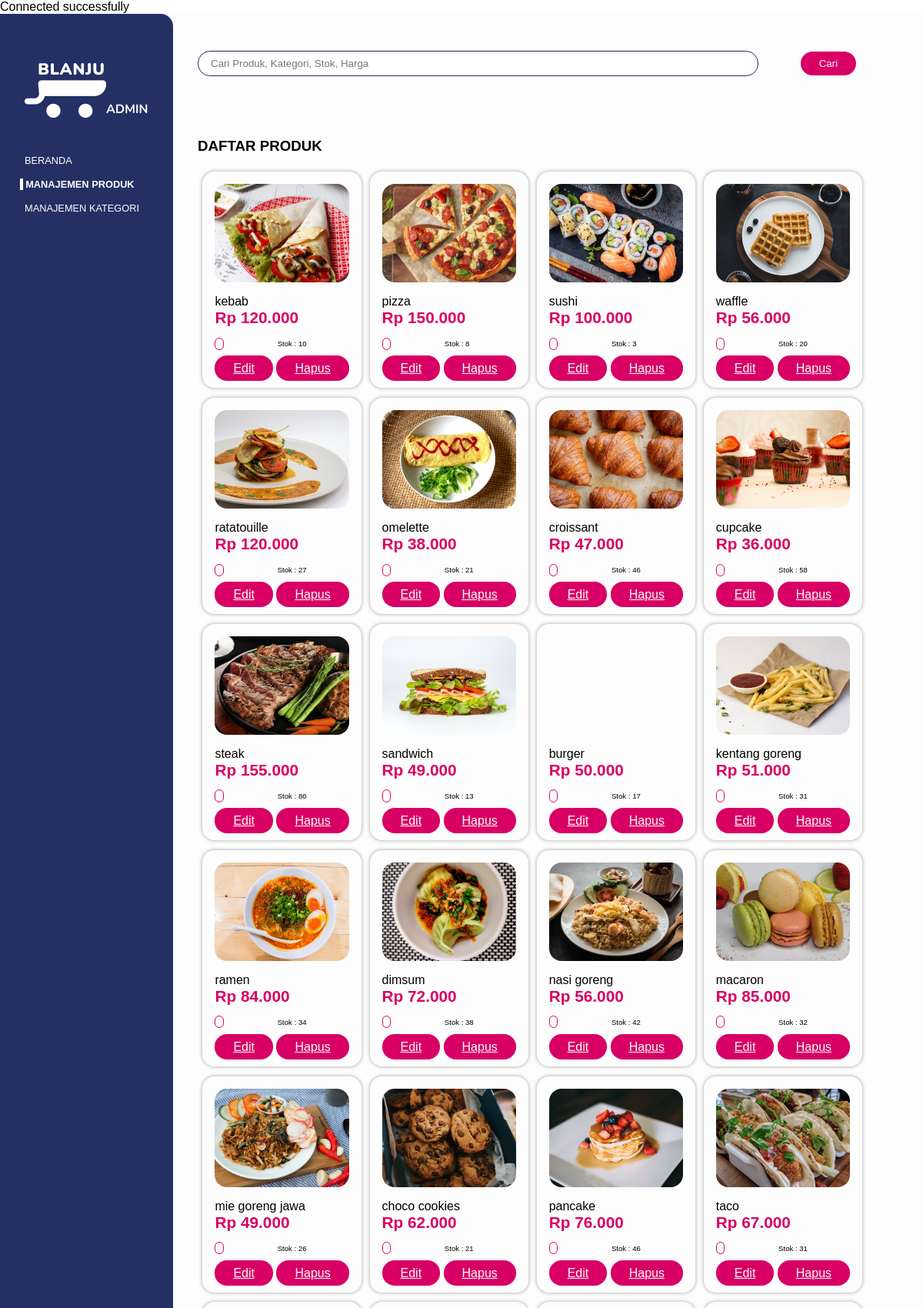
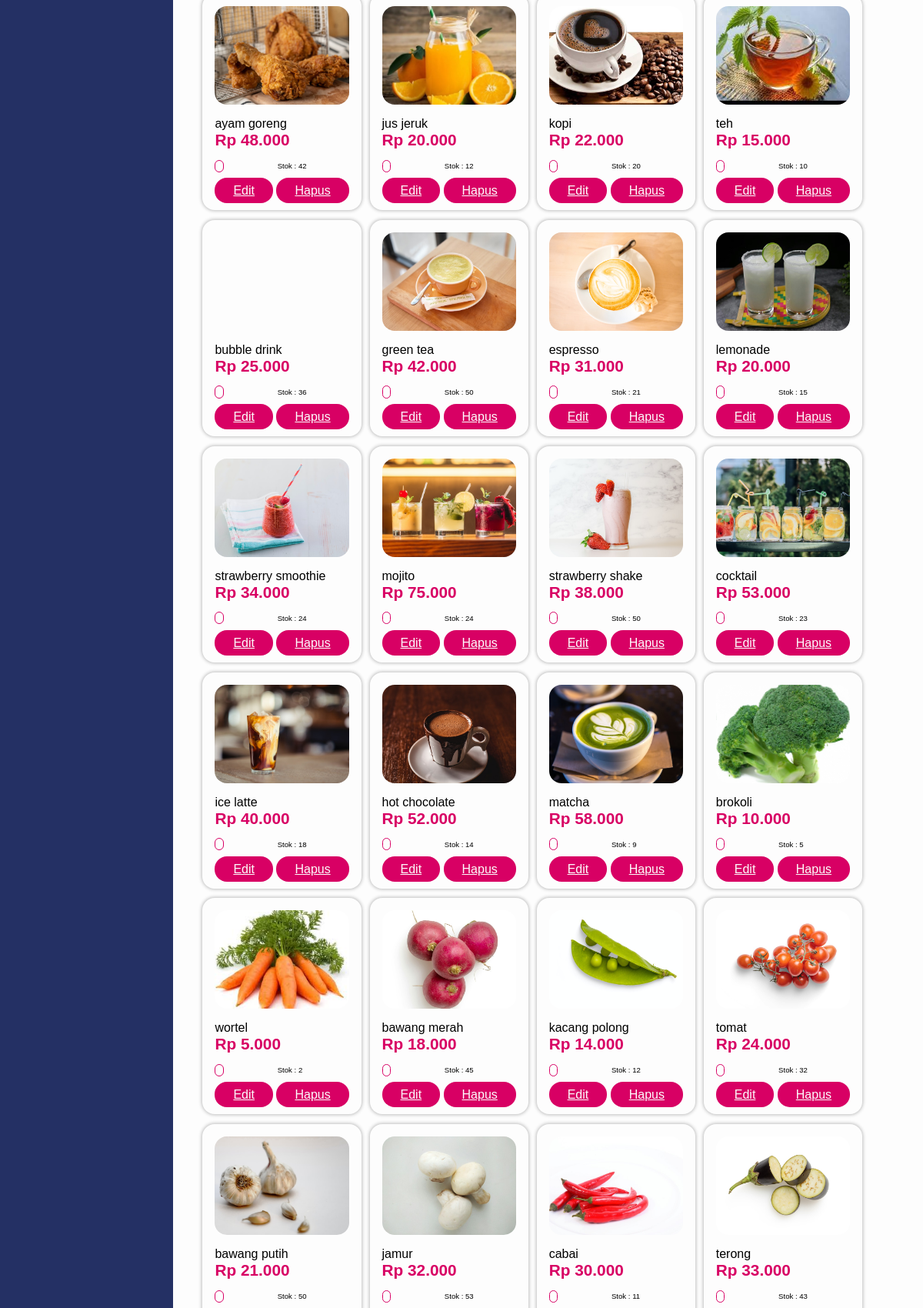
Screenshot of /modul-5-praktikan/app/admin/manajemen_produk.php (upper part) with the database file from the repository (2 pictures, top to bottom).
### tables this page shows
CREATE TABLE `products` (
  `kodeProduk` int(11) NOT NULL,
  `kodeKategori` int(11) NOT NULL,
  `namaProduk` varchar(100) NOT NULL,
  `gambarProduk` varchar(255) NOT NULL,
  `hargaProduk` int(11) NOT NULL,
  `stokProduk` int(11) NOT NULL,
  `created_at` timestamp NOT NULL DEFAULT current_timestamp() ON UPDATE current_timestamp(),
  `updated_at` timestamp NULL DEFAULT NULL
);

### modul-5-praktikan/app/database.php (called while the page is built, shortened)
<?php
function getAllDataProductsWithDetails()
{
    return mysqli_query(DB,"SELECT * FROM products JOIN categories ON categories.kodeKategori = products.kodeKategori")->fetch_all(MYSQLI_ASSOC);
}
?>

### modul-5-praktikan/app/admin/manajemen_produk.php (the view, shortened to what this page needs)
<?php require_once("templates/header.php"); ?>
<?php
    $products = getAllDataProductsWithDetails();
?>
    <section id="content-header">
        <form action="" method="post">
            <div class="content-header-container">
                <div class="input-form">
                    <input type="text" placeholder="Cari Produk, Kategori, Stok, Harga">
                </div>
                <div class="input-button">
                    <button type="submit" class="primary-btn">Cari</button>
                </div>
            </div>
        </form>
    </section>
    <section id="content-main">
        <div class="content-main-container">
            <h1>DAFTAR PRODUK</h1>
            <div class="list-products">
                <?php foreach ($products as $product) : ?>
                <div class="card-product">
                    <div class="card-product-container">
                        <div class="card-product-image" style="background-image:url(<?= BASEURL ?>/assets/images/products/<?=$product["gambarProduk"]?>);
                        background-size:cover;background-position:center;">
                        </div>
                        <div class="card-product-title">
                            <?=$product["namaProduk"]?>
                        </div>
                        <div class="card-product-price">
                            <?= "Rp " . number_format($product["hargaProduk"], 0, ',', '.');?>
                        </div>
                        <div class="card-product-info">
                            <span class="card-product-category"><?=$product["namaKatagori"]?></span>
                            <span class="card-product-stock">Stok : <?=$product["stokProduk"]?></span>
                        </div>
                        <br>
                        <div>
                            <a href="edit_produk.php?pro=<?= $product["kodeProduk"]?>" class="primary-btn">Edit</a>
                            <a href="hapus_data_produk.php?pro=<?= $product["kodeProduk"]?>" class="primary-btn">Hapus</a>
                        </div>
                    </div>
                </div>
                <?php endforeach; ?>
            </div>
        </div>
    </section>
<?php require_once("templates/footer.php"); ?>

### modul-5-praktikan/assets/css/base.css (style rules this page uses)
* { margin:0 auto; font-family: sans-serif; }
.primary-btn { background-color: #D80064; color: #FDFDFD; padding:0.5rem 1.5rem; outline: none; border-radius: 1rem; border: none; }
.input-form { margin:1rem 0; }
.input-form input { border: #243064 solid 1px; padding:0.5rem 1rem; border-radius: 1rem; box-sizing: border-box; }
.card-product { display: inline-block; box-shadow: 0px 0px 4px 1px rgba(0, 0, 0, 0.25); border-radius: 1rem; min-width:17vw; }
.card-product-container { padding: 1rem; }
.card-product-image { width: 100%; height:8rem; border-radius: 1rem; }
.card-product-title { margin-top:1rem; font-size: 1rem; }
.card-product-price { font-size: 1.3rem; font-weight: bold; color: #D80064; }
.card-product-info { display: flexbox; margin-top:1rem; justify-content: space-between; align-items: center; }
.card-product-category { margin-right:40%; font-size: 0.6rem; border-radius: 1rem; border: #D80064 1px solid; color:#D80064; padding:0.1rem 0.3rem; }
.card-product-stock { font-size: 0.6rem; }

### modul-5-praktikan/assets/css/admin.css (style rules this page uses)
#content-header { margin-bottom: 4rem; }
.content-header-container { display: flex; justify-content: space-between; align-items: center; }
.content-header-container .input-form { width:80%; }
.content-header-container .input-form input { width:100%; }
#content-main { position: relative; }
.list-products { margin:1rem 0; }
.list-products .card-product { margin:0.4rem 0 0.4rem 0.4rem; }

### rows the page displays
products: gambarProduk (picture), namaProduk "kebab", hargaProduk "120.000", stokProduk "10"
products: gambarProduk (picture), namaProduk "pizza", hargaProduk "150.000", stokProduk "8"
products: gambarProduk (picture), namaProduk "sushi", hargaProduk "100.000", stokProduk "3"
products: gambarProduk (picture), namaProduk "waffle", hargaProduk "56.000", stokProduk "20"
products: gambarProduk (picture), namaProduk "ratatouille", hargaProduk "120.000", stokProduk "27"
products: gambarProduk (picture), namaProduk "omelette", hargaProduk "38.000", stokProduk "21"
products: gambarProduk (picture), namaProduk "croissant", hargaProduk "47.000", stokProduk "46"
products: gambarProduk (picture), namaProduk "cupcake", hargaProduk "36.000", stokProduk "58"
products: gambarProduk (picture), namaProduk "steak", hargaProduk "155.000", stokProduk "80"
products: gambarProduk (picture), namaProduk "sandwich", hargaProduk "49.000", stokProduk "13"
products: namaProduk "burger", hargaProduk "50.000", stokProduk "17"
products: gambarProduk (picture), namaProduk "kentang goreng", hargaProduk "51.000", stokProduk "31"
products: gambarProduk (picture), namaProduk "ramen", hargaProduk "84.000", stokProduk "34"
products: gambarProduk (picture), namaProduk "dimsum", hargaProduk "72.000", stokProduk "38"
products: gambarProduk (picture), namaProduk "nasi goreng", hargaProduk "56.000", stokProduk "42"
products: gambarProduk (picture), namaProduk "macaron", hargaProduk "85.000", stokProduk "32"
products: gambarProduk (picture), namaProduk "mie goreng jawa", hargaProduk "49.000", stokProduk "26"
products: gambarProduk (picture), namaProduk "choco cookies", hargaProduk "62.000", stokProduk "21"
products: gambarProduk (picture), namaProduk "pancake", hargaProduk "76.000", stokProduk "46"
products: gambarProduk (picture), namaProduk "taco", hargaProduk "67.000", stokProduk "31"
products: gambarProduk (picture), namaProduk "ayam goreng", hargaProduk "48.000", stokProduk "42"
products: gambarProduk (picture), namaProduk "jus jeruk", hargaProduk "20.000", stokProduk "12"
products: gambarProduk (picture), namaProduk "kopi", hargaProduk "22.000", stokProduk "20"
products: gambarProduk (picture), namaProduk "teh", hargaProduk "15.000", stokProduk "10"
products: namaProduk "bubble drink", hargaProduk "25.000", stokProduk "36"
products: gambarProduk (picture), namaProduk "green tea", hargaProduk "42.000", stokProduk "50"
products: gambarProduk (picture), namaProduk "espresso", hargaProduk "31.000", stokProduk "21"
products: gambarProduk (picture), namaProduk "lemonade", hargaProduk "20.000", stokProduk "15"
products: gambarProduk (picture), namaProduk "strawberry smoothie", hargaProduk "34.000", stokProduk "24"
products: gambarProduk (picture), namaProduk "mojito", hargaProduk "75.000", stokProduk "24"
products: gambarProduk (picture), namaProduk "strawberry shake", hargaProduk "38.000", stokProduk "50"
products: gambarProduk (picture), namaProduk "cocktail", hargaProduk "53.000", stokProduk "23"
products: gambarProduk (picture), namaProduk "ice latte", hargaProduk "40.000", stokProduk "18"
products: gambarProduk (picture), namaProduk "hot chocolate", hargaProduk "52.000", stokProduk "14"
products: gambarProduk (picture), namaProduk "matcha", hargaProduk "58.000", stokProduk "9"
products: gambarProduk (picture), namaProduk "brokoli", hargaProduk "10.000", stokProduk "5"
products: gambarProduk (picture), namaProduk "wortel", hargaProduk "5.000", stokProduk "2"
products: gambarProduk (picture), namaProduk "bawang merah", hargaProduk "18.000", stokProduk "45"
products: gambarProduk (picture), namaProduk "kacang polong", hargaProduk "14.000", stokProduk "12"
products: gambarProduk (picture), namaProduk "tomat", hargaProduk "24.000", stokProduk "32"
products: gambarProduk (picture), namaProduk "bawang putih", hargaProduk "21.000", stokProduk "50"
products: gambarProduk (picture), namaProduk "jamur", hargaProduk "32.000", stokProduk "53"
products: gambarProduk (picture), namaProduk "cabai", hargaProduk "30.000", stokProduk "11"
products: gambarProduk (picture), namaProduk "terong", hargaProduk "33.000", stokProduk "43"
